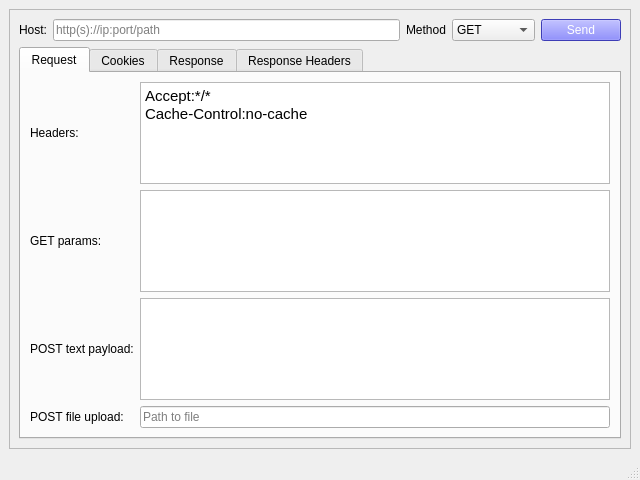
<?xml version="1.0" encoding="UTF-8"?>
<ui version="4.0">
 <class>MainWindow</class>
 <widget class="QMainWindow" name="MainWindow">
  <property name="geometry">
   <rect>
    <x>0</x>
    <y>0</y>
    <width>640</width>
    <height>480</height>
   </rect>
  </property>
  <property name="windowTitle">
   <string>REST Client</string>
  </property>
  <property name="windowFilePath">
   <string notr="true"/>
  </property>
  <widget class="QWidget" name="centralwidget">
   <layout class="QVBoxLayout" name="verticalLayout_2">
    <item>
     <layout class="QVBoxLayout" name="verticalLayout">
      <property name="spacing">
       <number>0</number>
      </property>
      <item>
       <widget class="QFrame" name="frame">
        <property name="frameShape">
         <enum>QFrame::StyledPanel</enum>
        </property>
        <property name="frameShadow">
         <enum>QFrame::Raised</enum>
        </property>
        <layout class="QGridLayout" name="gridLayout_2">
         <item row="0" column="0">
          <layout class="QGridLayout" name="gridLayout">
           <item row="0" column="2">
            <widget class="QLineEdit" name="pathedit">
             <property name="placeholderText">
              <string>http(s)://ip:port/path</string>
             </property>
            </widget>
           </item>
           <item row="0" column="0">
            <widget class="QLabel" name="hostlabel">
             <property name="text">
              <string>Host:</string>
             </property>
            </widget>
           </item>
           <item row="0" column="3">
            <widget class="QLabel" name="methodlebel">
             <property name="text">
              <string>Method</string>
             </property>
            </widget>
           </item>
           <item row="0" column="4">
            <widget class="QComboBox" name="methodcombobox">
             <item>
              <property name="text">
               <string>GET</string>
              </property>
             </item>
             <item>
              <property name="text">
               <string>POST</string>
              </property>
             </item>
             <item>
              <property name="text">
               <string>PUT</string>
              </property>
             </item>
             <item>
              <property name="text">
               <string>DELETE</string>
              </property>
             </item>
             <item>
              <property name="text">
               <string>HEAD</string>
              </property>
             </item>
             <item>
              <property name="text">
               <string>OPTIONS</string>
              </property>
             </item>
            </widget>
           </item>
           <item row="0" column="5">
            <widget class="QPushButton" name="pushButton">
             <property name="styleSheet">
              <string notr="true">background-color: rgb(85, 85, 255);
color: rgb(255, 255, 255);</string>
             </property>
             <property name="text">
              <string>Send</string>
             </property>
            </widget>
           </item>
          </layout>
         </item>
         <item row="1" column="0">
          <widget class="QTabWidget" name="tabwidget">
           <property name="currentIndex">
            <number>0</number>
           </property>
           <widget class="QWidget" name="request">
            <attribute name="title">
             <string>Request</string>
            </attribute>
            <layout class="QGridLayout" name="gridLayout_4">
             <item row="0" column="0">
              <layout class="QGridLayout" name="gridLayout_3">
               <item row="2" column="2">
                <widget class="QTextEdit" name="posttext">
                 <property name="statusTip">
                  <string>text to be sent in the request body</string>
                 </property>
                </widget>
               </item>
               <item row="2" column="0">
                <widget class="QLabel" name="label_3">
                 <property name="text">
                  <string>POST text payload:</string>
                 </property>
                </widget>
               </item>
               <item row="0" column="2">
                <widget class="QTextEdit" name="reqheaders">
                 <property name="statusTip">
                  <string>header:value</string>
                 </property>
                 <property name="html">
                  <string>&lt;!DOCTYPE HTML PUBLIC &quot;-//W3C//DTD HTML 4.0//EN&quot; &quot;http://www.w3.org/TR/REC-html40/strict.dtd&quot;&gt;
&lt;html&gt;&lt;head&gt;&lt;meta name=&quot;qrichtext&quot; content=&quot;1&quot; /&gt;&lt;style type=&quot;text/css&quot;&gt;
p, li { white-space: pre-wrap; }
&lt;/style&gt;&lt;/head&gt;&lt;body style=&quot; font-family:'Ubuntu'; font-size:11pt; font-weight:400; font-style:normal;&quot;&gt;
&lt;p style=&quot; margin-top:0px; margin-bottom:0px; margin-left:0px; margin-right:0px; -qt-block-indent:0; text-indent:0px;&quot;&gt;Accept:*/*&lt;/p&gt;
&lt;p style=&quot; margin-top:0px; margin-bottom:0px; margin-left:0px; margin-right:0px; -qt-block-indent:0; text-indent:0px;&quot;&gt;Cache-Control:no-cache&lt;/p&gt;&lt;/body&gt;&lt;/html&gt;</string>
                 </property>
                </widget>
               </item>
               <item row="3" column="0">
                <widget class="QLabel" name="label_4">
                 <property name="text">
                  <string>POST file upload:</string>
                 </property>
                </widget>
               </item>
               <item row="1" column="0">
                <widget class="QLabel" name="label_2">
                 <property name="text">
                  <string>GET params:</string>
                 </property>
                </widget>
               </item>
               <item row="0" column="0">
                <widget class="QLabel" name="label">
                 <property name="text">
                  <string>Headers:</string>
                 </property>
                </widget>
               </item>
               <item row="1" column="2">
                <widget class="QTextEdit" name="getparams">
                 <property name="statusTip">
                  <string>name:value</string>
                 </property>
                </widget>
               </item>
               <item row="3" column="2">
                <widget class="QLineEdit" name="postfile">
                 <property name="statusTip">
                  <string>Ex: /etc/password</string>
                 </property>
                 <property name="placeholderText">
                  <string>Path to file</string>
                 </property>
                </widget>
               </item>
              </layout>
             </item>
            </layout>
           </widget>
           <widget class="QWidget" name="cookies">
            <attribute name="title">
             <string>Cookies</string>
            </attribute>
            <layout class="QVBoxLayout" name="verticalLayout_4">
             <item>
              <layout class="QVBoxLayout" name="verticalLayout_3">
               <item>
                <widget class="QTextBrowser" name="cookiestb"/>
               </item>
              </layout>
             </item>
            </layout>
           </widget>
           <widget class="QWidget" name="response">
            <attribute name="title">
             <string>Response</string>
            </attribute>
            <layout class="QVBoxLayout" name="verticalLayout_6">
             <item>
              <layout class="QVBoxLayout" name="verticalLayout_5">
               <item>
                <widget class="QTextBrowser" name="responsetb"/>
               </item>
              </layout>
             </item>
            </layout>
           </widget>
           <widget class="QWidget" name="headers">
            <attribute name="title">
             <string>Response Headers</string>
            </attribute>
            <layout class="QVBoxLayout" name="verticalLayout_8">
             <item>
              <layout class="QVBoxLayout" name="verticalLayout_7">
               <item>
                <widget class="QTextBrowser" name="responseheaderstb"/>
               </item>
              </layout>
             </item>
            </layout>
           </widget>
          </widget>
         </item>
        </layout>
       </widget>
      </item>
     </layout>
    </item>
   </layout>
  </widget>
  <widget class="QMenuBar" name="menubar">
   <property name="geometry">
    <rect>
     <x>0</x>
     <y>0</y>
     <width>640</width>
     <height>23</height>
    </rect>
   </property>
  </widget>
  <widget class="QStatusBar" name="statusbar"/>
  <action name="actionExit">
   <property name="text">
    <string>Exit</string>
   </property>
  </action>
 </widget>
 <resources/>
 <connections/>
</ui>
